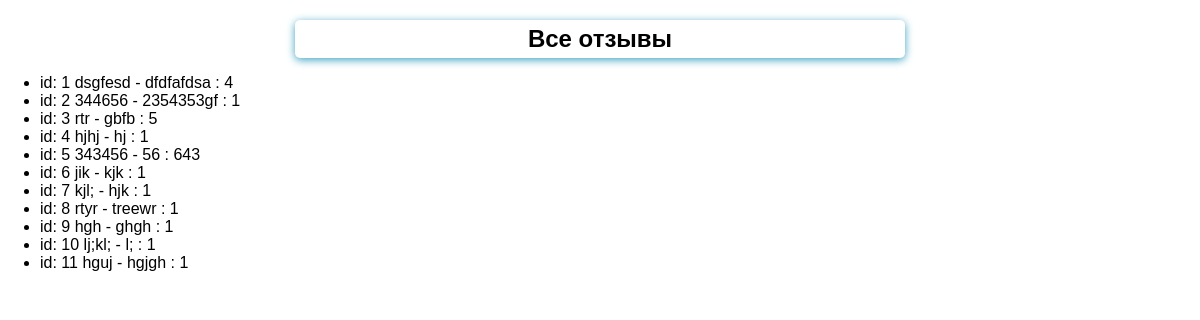
/list, run on an earlier commit of the app's database.
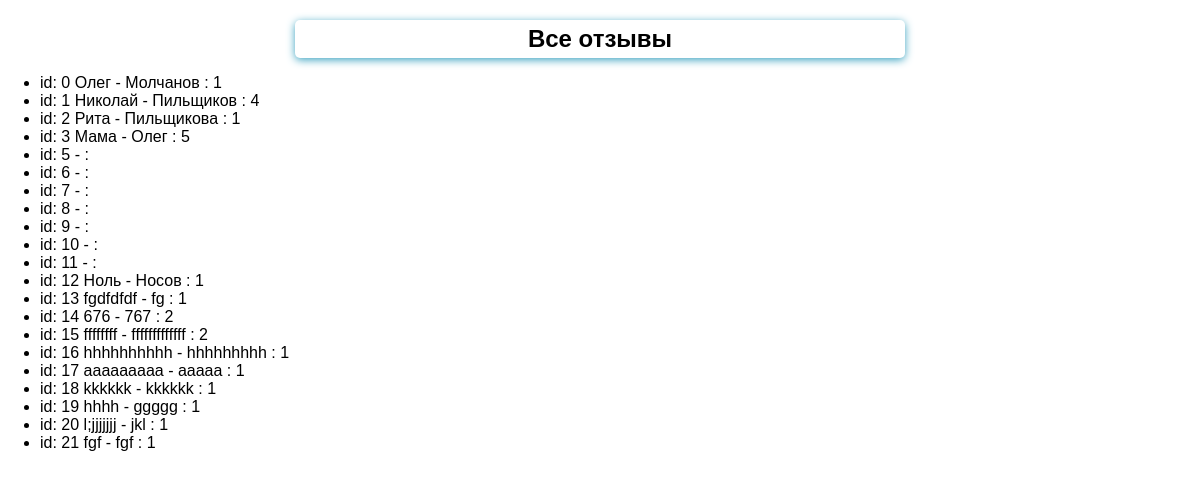
And on a later commit of the database.
### feedback/models.py (models this page shows)
class Feedback(models.Model):
    name = models.CharField(max_length=30, validators=[MinLengthValidator(3)])
    surname = models.CharField(max_length=30)
    feedback = models.TextField()
    rating = models.PositiveIntegerField()

### feedback/views.py (the view)
# urls.py: path('list', views.ListFeedbackView.as_view()),
class ListFeedbackView(ListView):
    template_name = 'feedback/list_feedback.html'
    model = Feedback

### feedback/templates/feedback/list_feedback.html (shortened to what this page needs)
{% extends 'feedback/base.html' %}
{% block content %}
<h2>Все отзывы</h2>
<ul>
{% for i in object_list %}
        <li>id: {{i.id}}             {{i.name}} - {{i.surname}} : {{i.rating}}</li>
{% endfor %}
</ul>
{% endblock %}

What changed in the data, as far as the page shows it:
removed Feedback: id "4", name "hjhj", surname "hj", rating "1"
added Feedback: id "0", name "Олег", surname "Молчанов", rating "1"
changed Feedback id 1: name "dsgfesd" → "Николай"; surname "dfdfafdsa" → "Пильщиков"
changed Feedback id 2: name "344656" → "Рита"; surname "2354353gf" → "Пильщиковa"
changed Feedback id 3: name "rtr" → "Мама"; surname "gbfb" → "Олег"
changed Feedback id 5: name "343456" → (not shown); surname "56" → (not shown); rating "643" → (not shown)
changed Feedback id 6: name "jik" → (not shown); surname "kjk" → (not shown); rating "1" → (not shown)
changed Feedback id 7: name "kjl;" → (not shown); surname "hjk" → (not shown); rating "1" → (not shown)
changed Feedback id 8: name "rtyr" → (not shown); surname "treewr" → (not shown); rating "1" → (not shown)
changed Feedback id 9: name "hgh" → (not shown); surname "ghgh" → (not shown); rating "1" → (not shown)
changed Feedback id 10: name "lj;kl;" → (not shown); surname "l;" → (not shown); rating "1" → (not shown)
changed Feedback id 11: name "hguj" → (not shown); surname "hgjgh" → (not shown); rating "1" → (not shown)
added Feedback: id "12", name "Ноль", surname "Носов", rating "1"
added Feedback: id "13", name "fgdfdfdf", surname "fg", rating "1"
added Feedback: id "14", name "676", surname "767", rating "2"
added Feedback: id "15", name "ffffffff", surname "fffffffffffff", rating "2"
added Feedback: id "16", name "hhhhhhhhhh", surname "hhhhhhhhh", rating "1"
added Feedback: id "17", name "aaaaaaaaa", surname "aaaaa", rating "1"
added Feedback: id "18", name "kkkkkk", surname "kkkkkk", rating "1"
added Feedback: id "19", name "hhhh", surname "ggggg", rating "1"
added Feedback: id "20", name "l;jjjjjjj", surname "jkl", rating "1"
added Feedback: id "21", name "fgf", surname "fgf", rating "1"
